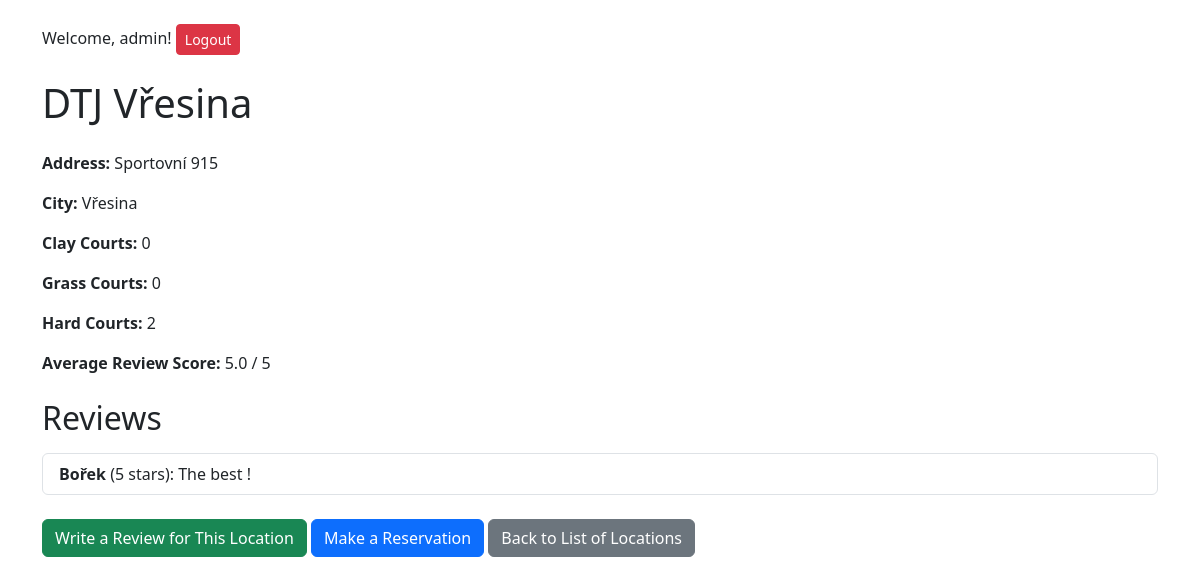
/locations/locations/2/ (signed in), run on an earlier commit of the app's database.
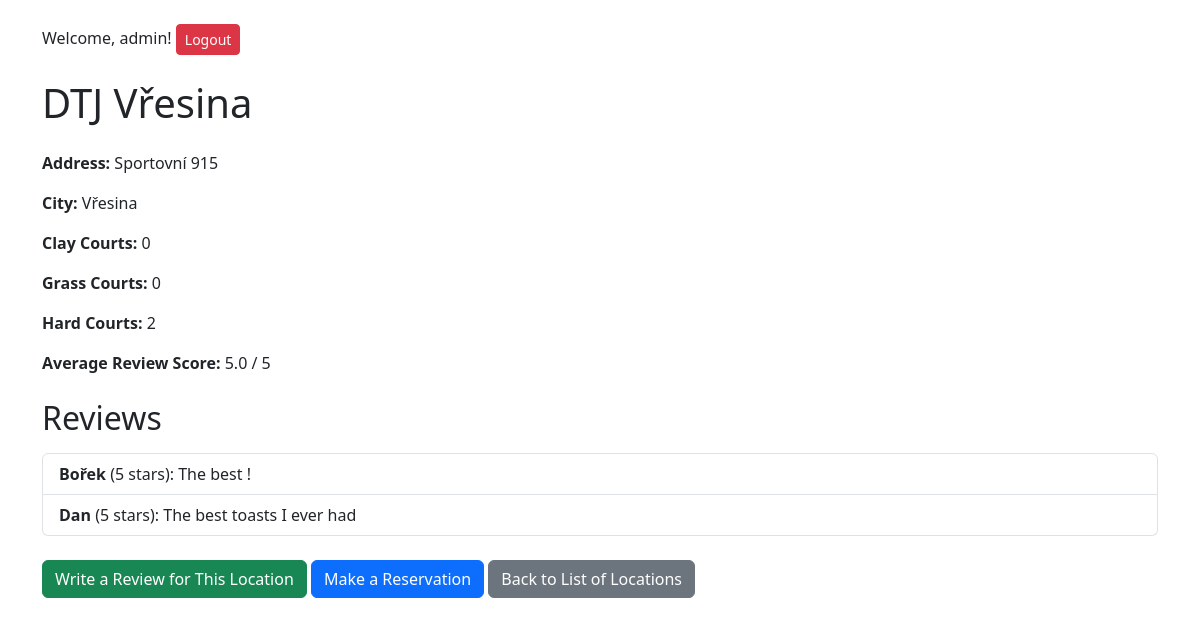
And on a later commit of the database.
### rezervace/models.py (models this page shows, shortened)
class Review(models.Model):
    location = models.ForeignKey(
        Location,
        on_delete=models.CASCADE,
        related_name="reviews",
        verbose_name="Location"
    )
    name = models.CharField(max_length=100, verbose_name="Name")
    rating = models.PositiveIntegerField(
        verbose_name="Rating",
        choices=[
            (1, '1 star'),
            (2, '2 stars'),
            (3, '3 stars'),
            (4, '4 stars'),
            (5, '5 stars')
        ]
    )
    comment = models.TextField(verbose_name="Comment")

### rezervace/views.py (the view)
# urls.py: path('locations/<int:pk>/', views.location_detail, name='location_detail'),
@login_required
def location_detail(request, pk):
    location = get_object_or_404(Location, pk=pk)
    if request.method == 'POST':
        form = ReviewForm(request.POST)
        if form.is_valid():
            review = form.save(commit=False)
            review.location = location  # Spojení recenze s aktuální lokací
            review.save()
            return redirect('location_detail', pk=location.pk)
    else:
        form = ReviewForm()
    return render(request, 'rezervace/location_detail.html', {'location': location, 'form': form})

### rezervace/models.py (called while the page is built)
    def average_review_score(self):
        avg_score = self.reviews.aggregate(Avg('rating'))['rating__avg']
        return round(avg_score, 1) if avg_score else None  # Return None if no reviews exist

### rezervace/templates/rezervace/location_detail.html (shortened to what this page needs)
{% extends 'rezervace/base.html' %}
{% block content %}
<h1 class="mb-4">{{ location.name }}</h1>
<div class="mb-4">
    <p><strong>Address:</strong> {{ location.address }}</p>
    <p><strong>City:</strong> {{ location.city }}</p>
    <p><strong>Clay Courts:</strong> {{ location.clay_courts }}</p>
    <p><strong>Grass Courts:</strong> {{ location.grass_courts }}</p>
    <p><strong>Hard Courts:</strong> {{ location.hard_courts }}</p>
    <p><strong>Average Review Score:</strong>
        {% if location.average_review_score %}
            {{ location.average_review_score }} / 5
        {% else %}
            No reviews yet
        {% endif %}
    </p>
</div>
<h2 class="mb-3">Reviews</h2>
<ul class="list-group mb-4">
    {% for review in location.reviews.all %}
    <li class="list-group-item">
        <strong>{{ review.name }}</strong> ({{ review.rating }} stars): {{ review.comment }}
    </li>
    {% empty %}
    <li class="list-group-item">No reviews yet. Be the first to write one below!</li>
    {% endfor %}
</ul>
<div class="mt-4">
    <a href="{% url 'write_review' location.pk %}" class="btn btn-success">Write a Review for This Location</a>
    <a href="{% url 'create_reservation' location.pk %}" class="btn btn-primary">Make a Reservation</a>
    <a href="{% url 'location_list' %}" class="btn btn-secondary">Back to List of Locations</a>
</div>
{% endblock %}

What changed in the data, as far as the page shows it:
added Review: name "Dan", rating "5", comment "The best toasts I ever had"
